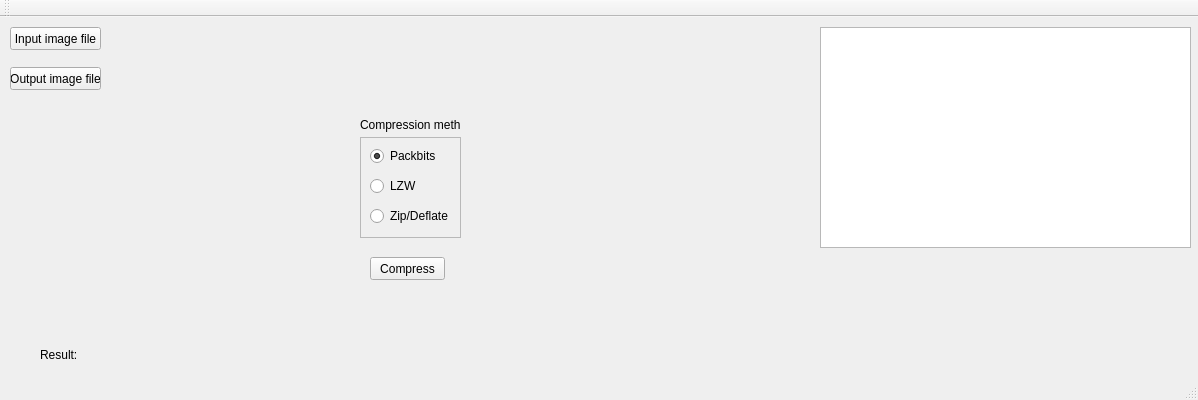
<?xml version="1.0" encoding="UTF-8"?>
<ui version="4.0">
 <class>MainWindow</class>
 <widget class="QMainWindow" name="MainWindow">
  <property name="geometry">
   <rect>
    <x>0</x>
    <y>0</y>
    <width>1198</width>
    <height>400</height>
   </rect>
  </property>
  <property name="windowTitle">
   <string>Compressing tiff file</string>
  </property>
  <widget class="QWidget" name="centralWidget">
   <widget class="QPushButton" name="pushButtonInputFile">
    <property name="geometry">
     <rect>
      <x>10</x>
      <y>10</y>
      <width>91</width>
      <height>23</height>
     </rect>
    </property>
    <property name="text">
     <string>Input image file</string>
    </property>
   </widget>
   <widget class="QLabel" name="labelInputFile">
    <property name="geometry">
     <rect>
      <x>110</x>
      <y>10</y>
      <width>701</width>
      <height>21</height>
     </rect>
    </property>
    <property name="text">
     <string/>
    </property>
   </widget>
   <widget class="QPushButton" name="pushButtonCompress">
    <property name="geometry">
     <rect>
      <x>370</x>
      <y>240</y>
      <width>75</width>
      <height>23</height>
     </rect>
    </property>
    <property name="text">
     <string>Compress</string>
    </property>
   </widget>
   <widget class="QLabel" name="label">
    <property name="geometry">
     <rect>
      <x>40</x>
      <y>330</y>
      <width>41</width>
      <height>16</height>
     </rect>
    </property>
    <property name="text">
     <string>Result:</string>
    </property>
   </widget>
   <widget class="QLabel" name="labelResult">
    <property name="geometry">
     <rect>
      <x>80</x>
      <y>330</y>
      <width>491</width>
      <height>16</height>
     </rect>
    </property>
    <property name="text">
     <string/>
    </property>
   </widget>
   <widget class="QTextEdit" name="textEdit">
    <property name="geometry">
     <rect>
      <x>820</x>
      <y>10</y>
      <width>371</width>
      <height>221</height>
     </rect>
    </property>
   </widget>
   <widget class="QPushButton" name="pushButtonOutputFile">
    <property name="geometry">
     <rect>
      <x>10</x>
      <y>50</y>
      <width>91</width>
      <height>23</height>
     </rect>
    </property>
    <property name="text">
     <string>Output image file</string>
    </property>
   </widget>
   <widget class="QLabel" name="labelOutputFile">
    <property name="geometry">
     <rect>
      <x>110</x>
      <y>50</y>
      <width>701</width>
      <height>21</height>
     </rect>
    </property>
    <property name="text">
     <string/>
    </property>
   </widget>
   <widget class="QFrame" name="frame_method">
    <property name="geometry">
     <rect>
      <x>360</x>
      <y>120</y>
      <width>101</width>
      <height>101</height>
     </rect>
    </property>
    <property name="frameShape">
     <enum>QFrame::StyledPanel</enum>
    </property>
    <property name="frameShadow">
     <enum>QFrame::Raised</enum>
    </property>
    <widget class="QRadioButton" name="radioButtonPackbits">
     <property name="geometry">
      <rect>
       <x>10</x>
       <y>10</y>
       <width>82</width>
       <height>18</height>
      </rect>
     </property>
     <property name="text">
      <string>Packbits</string>
     </property>
     <property name="checked">
      <bool>true</bool>
     </property>
     <attribute name="buttonGroup">
      <string>buttonGroupMethod</string>
     </attribute>
    </widget>
    <widget class="QRadioButton" name="radioButtonLZW">
     <property name="geometry">
      <rect>
       <x>10</x>
       <y>40</y>
       <width>82</width>
       <height>18</height>
      </rect>
     </property>
     <property name="text">
      <string>LZW</string>
     </property>
     <attribute name="buttonGroup">
      <string>buttonGroupMethod</string>
     </attribute>
    </widget>
    <widget class="QRadioButton" name="radioButtonZip">
     <property name="geometry">
      <rect>
       <x>10</x>
       <y>70</y>
       <width>82</width>
       <height>18</height>
      </rect>
     </property>
     <property name="text">
      <string>Zip/Deflate</string>
     </property>
     <attribute name="buttonGroup">
      <string>buttonGroupMethod</string>
     </attribute>
    </widget>
   </widget>
   <widget class="QLabel" name="label_method">
    <property name="geometry">
     <rect>
      <x>360</x>
      <y>100</y>
      <width>101</width>
      <height>16</height>
     </rect>
    </property>
    <property name="text">
     <string>Compression method</string>
    </property>
   </widget>
  </widget>
  <widget class="QMenuBar" name="menuBar">
   <property name="geometry">
    <rect>
     <x>0</x>
     <y>0</y>
     <width>1198</width>
     <height>18</height>
    </rect>
   </property>
  </widget>
  <widget class="QToolBar" name="mainToolBar">
   <attribute name="toolBarArea">
    <enum>TopToolBarArea</enum>
   </attribute>
   <attribute name="toolBarBreak">
    <bool>false</bool>
   </attribute>
  </widget>
  <widget class="QStatusBar" name="statusBar"/>
 </widget>
 <layoutdefault spacing="6" margin="11"/>
 <resources/>
 <connections>
  <connection>
   <sender>pushButtonOutputFile</sender>
   <signal>clicked()</signal>
   <receiver>MainWindow</receiver>
   <slot>outputFileSelecter()</slot>
   <hints>
    <hint type="sourcelabel">
     <x>31</x>
     <y>84</y>
    </hint>
    <hint type="destinationlabel">
     <x>56</x>
     <y>207</y>
    </hint>
   </hints>
  </connection>
  <connection>
   <sender>pushButtonInputFile</sender>
   <signal>clicked()</signal>
   <receiver>MainWindow</receiver>
   <slot>inputFileSelecter()</slot>
   <hints>
    <hint type="sourcelabel">
     <x>62</x>
     <y>43</y>
    </hint>
    <hint type="destinationlabel">
     <x>262</x>
     <y>59</y>
    </hint>
   </hints>
  </connection>
  <connection>
   <sender>pushButtonCompress</sender>
   <signal>clicked()</signal>
   <receiver>MainWindow</receiver>
   <slot>compresser()</slot>
   <hints>
    <hint type="sourcelabel">
     <x>309</x>
     <y>200</y>
    </hint>
    <hint type="destinationlabel">
     <x>420</x>
     <y>249</y>
    </hint>
   </hints>
  </connection>
 </connections>
 <slots>
  <slot>outputFileSelecter()</slot>
  <slot>inputFileSelecter()</slot>
  <slot>compresser()</slot>
 </slots>
 <buttongroups>
  <buttongroup name="buttonGroupMethod"/>
 </buttongroups>
</ui>
